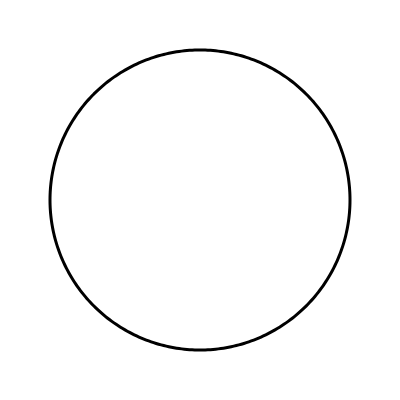
Frame 1 (no input)
Frame 60 (no input): identical to frame 1, image omitted
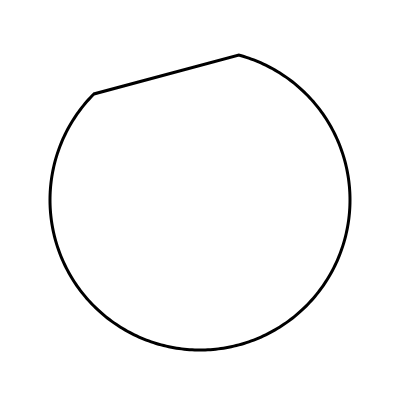
Frame 120 (the mouse pressed at the canvas centre since frame 60)

The p5.js sketch that drew these frames (run headless with seeded random() and noise() and a simulated clock; from frame 60 on, the mouse is pressed at the canvas centre):

// p5.js sketch
// ── sketch.js
// Convert a circle into a square
// by progressively deleting all points
// except for the square's corners
// Golan Levin, August 2016

var xpoints = [];
var ypoints = [];
var npointsInit = 360;
var deleteAtIndex;
var bTransforming;
var notTransformingCount;
var nFinalSides = 4; // square

function setup() {
  createCanvas(400, 400);
  bTransforming = false;
  initialize();
}

function draw() {
  background(255, 255, 255);
  noFill();
  stroke(0);
  strokeWeight(3);

  push();
  translate(width / 2, height / 2);
  rotate(PI * -0.75);
  beginShape();
  for (var i = 0; i < xpoints.length; i++) {
    var px = xpoints[i];
    var py = ypoints[i];
    vertex(px, py);
  }
  endShape(CLOSE);

  var nPointsPerSide = npointsInit / nFinalSides;
  if (bTransforming) {
    deleteAtIndex--;
    if ((deleteAtIndex%nPointsPerSide) == 0){
      deleteAtIndex--;
    }
    xpoints.splice(deleteAtIndex, 1);
    ypoints.splice(deleteAtIndex, 1);
    if (xpoints.length == nFinalSides) {
      bTransforming = false;
    }
  }
  pop();

  if (!bTransforming){
    notTransformingCount++;
    if (notTransformingCount > 60){
      mousePressed(); 
    }
  }
}

function mousePressed() {
  if (bTransforming || (xpoints.length == nFinalSides)) {
    bTransforming = false;
    initialize();
  } else {
    bTransforming = true;
    deleteAtIndex = npointsInit;
    notTransformingCount = 0; 
  }
}

function initialize() {
  notTransformingCount = 0;
  var radius = width / 2 * 0.75;
  for (var i = 0; i < npointsInit; i++) {
    var t = map(i, 0, npointsInit, 0, -TWO_PI);
    var px = radius * cos(t);
    var py = radius * sin(t);
    xpoints[i] = px;
    ypoints[i] = py;
  }
}
